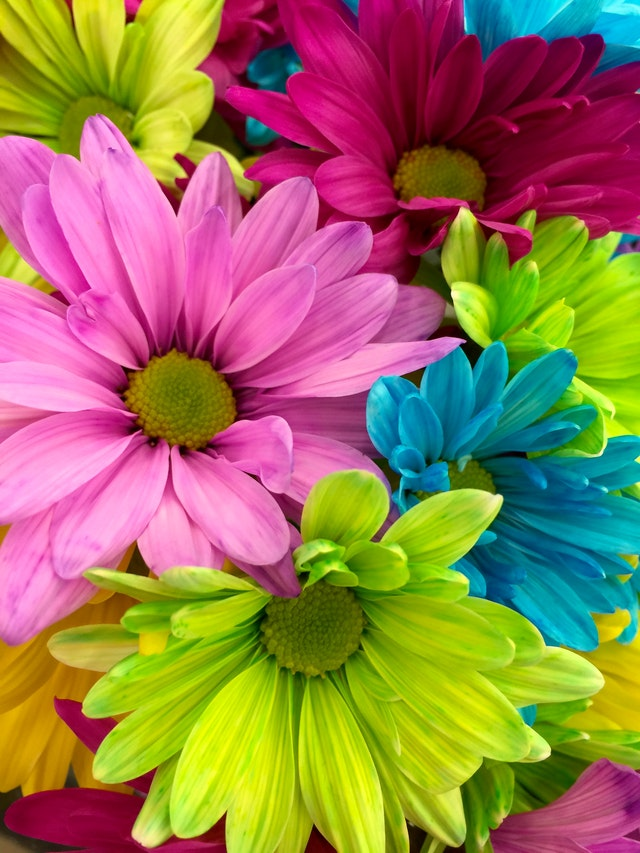
#> input picture assets/images/flowers.jpg, 640 x 853 px
$ python threshold.py
#> lines starting #> are read from the running program, lines starting #| are printed output that depends on the picture; after the words box and inside, x2 and y2 are one past the last pixel; in counts of white or black regions, pixels touching at a corner belong together
import cv2 as cv
import numpy as np
import time

path_to_img = '../../assets/images/flowers.jpg'
img = cv.imread(path_to_img)  # 3 channel image (BGR)
#> img is the input picture: shape (853, 640, 3); mean B, G, R 84, 121.3, 152.3
cv.imshow('Flowers', img)

# with thresholding, we can binarize the image (pixel can only have 2 values: 0 - 255)
gray = cv.cvtColor(img, cv.COLOR_BGR2GRAY)
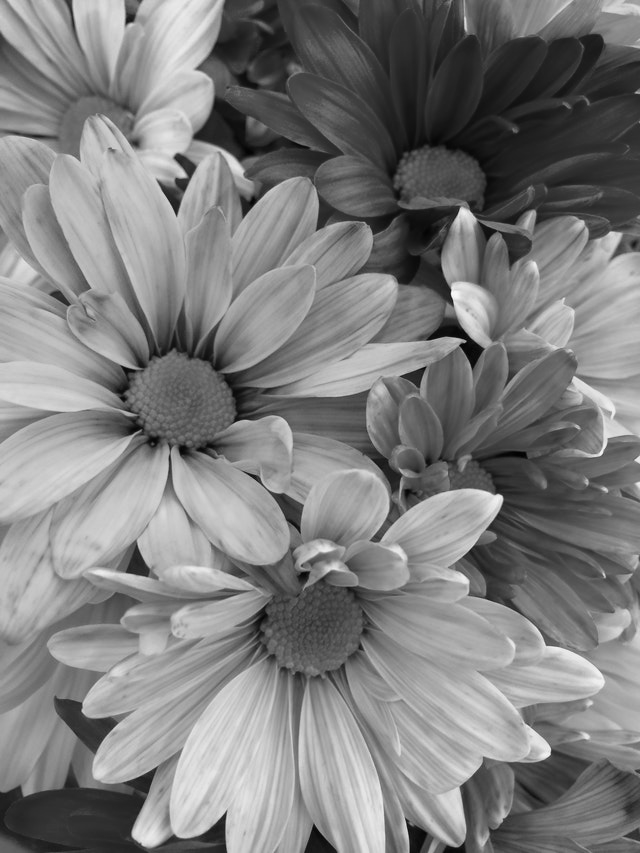
#> gray: shape (853, 640); min 0, max 249, mean 126.3
cv.imshow('Gray', gray)  # 1 channel

#######################
# Simple Thresholding #
#######################
threshold_value = 127
max_value = 255  # the maximum value assigned to a pixel if pixel > threshold_value
threshold_type = cv.THRESH_BINARY
threshold, img_thresh = cv.threshold(  # threshold has the same value of threshold_value
    gray,
    threshold_value,
    max_value,
    threshold_type
)
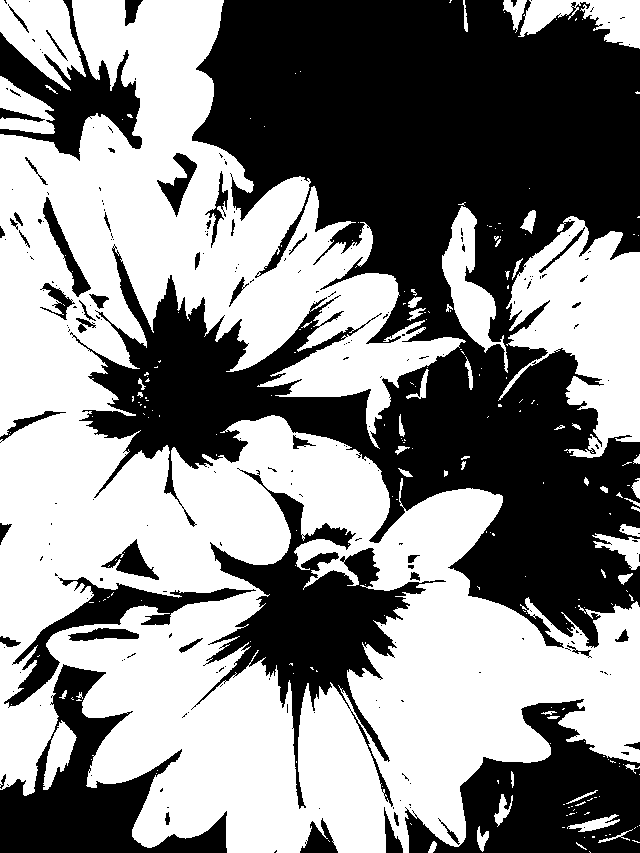
#> img_thresh: shape (853, 640); 53.2% white; 225 black regions (173 under 20 px), largest, box (x1, y1, x2, y2) and area: (70, 0, 640, 648) 178030, (191, 468, 446, 809) 20866, (405, 699, 640, 853) 18342
#> threshold = 127
cv.imshow(f'Simple Threshold ({threshold})', img_thresh)

# inverse
threshold_type = cv.THRESH_BINARY_INV
threshold, img_thresh_inv = cv.threshold(
    gray,
    threshold_value,
    max_value,
    threshold_type
)
cv.imshow(f'Simple Inverse Threshold ({threshold})', img_thresh_inv)


#########################
# Adaptive Thresholding # the algorithm find the optimum threshold by itself
#########################
# The adaptive thresholding use convolution (and kernel) and compute the mean (ADAPTIVE_THRESH_MEAN_C) of
# neighborhood pixels in the kernel and find the optimal threshold for that area
adaptive_method = cv.ADAPTIVE_THRESH_GAUSSIAN_C
threshold_type = cv.THRESH_BINARY  # cv.THRESH_BINARY
block_size = 15  # neighborhood size considered (kernel size)
C = 3 # int subtracted from the mean to fine tune the threshold
adaptive_thresh = cv.adaptiveThreshold(
    gray,
    max_value,
    adaptive_method,
    threshold_type,
    block_size,
    C
)
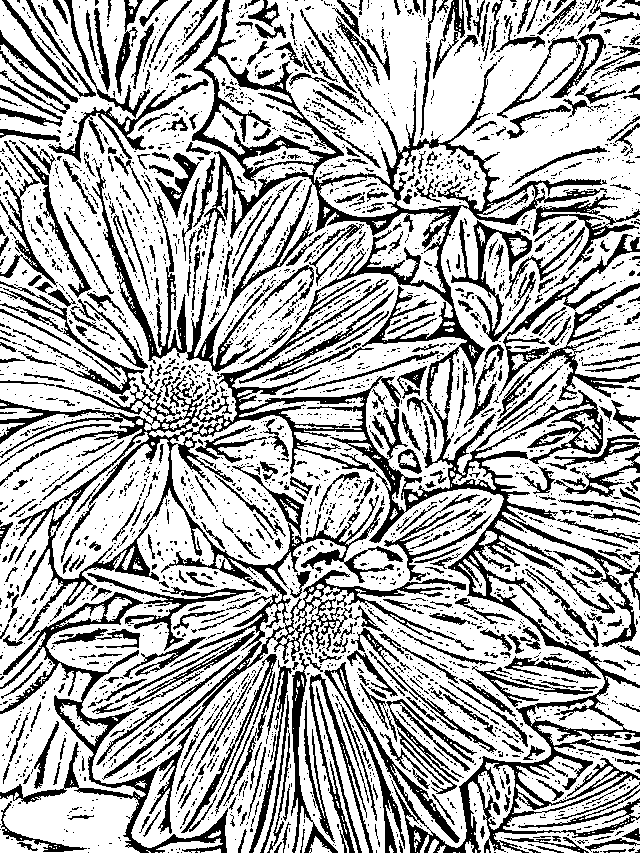
#> adaptive_thresh: shape (853, 640); 69.1% white; 3282 black regions (2679 under 20 px), largest, box (x1, y1, x2, y2) and area: (0, 0, 640, 853) 70507, (498, 283, 640, 419) 2016, (451, 220, 532, 342) 1934
cv.imshow(f'Adaptive Threshold)', adaptive_thresh)

# instead of cv.ADAPTIVE_THRESH_MEAN_C we can use cv.ADAPTIVE_THRESH_GAUSSIAN_C
# that add weights at each pixel value in the kernel and then computes the mean
# across the pixels


cv.waitKey(0)

$ run again, with assets/images/cat.jpg copied over assets/images/flowers.jpg
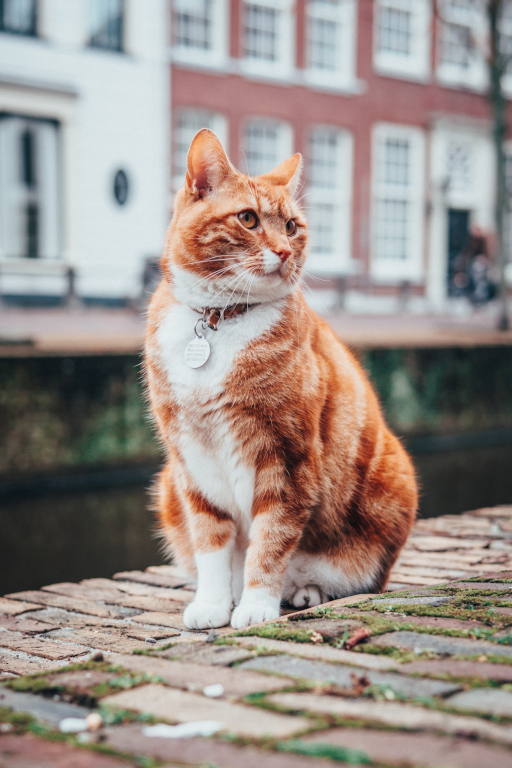
#> input picture assets/images/cat.jpg, 512 x 768 px
#> img is the input picture: shape (768, 512, 3); mean B, G, R 138, 144.3, 155.2
#> `threshold, img_thresh = cv.threshold(`:
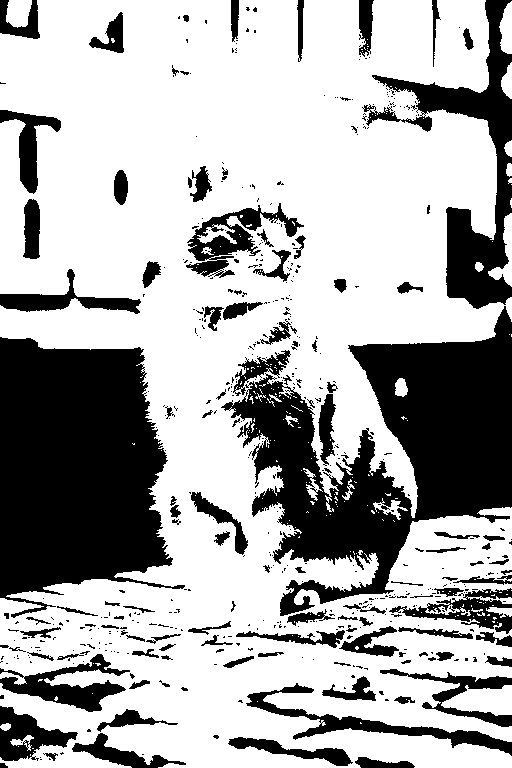
#> img_thresh: shape (768, 512); 67.7% white; 529 black regions (412 under 20 px), largest, box (x1, y1, x2, y2) and area: (221, 306, 512, 616) 39198, (0, 337, 185, 618) 37074, (362, 0, 512, 309) 11018
#> threshold = 127
#> `adaptive_thresh = cv.adaptiveThreshold( gray, max_value, adaptive_meth..`:
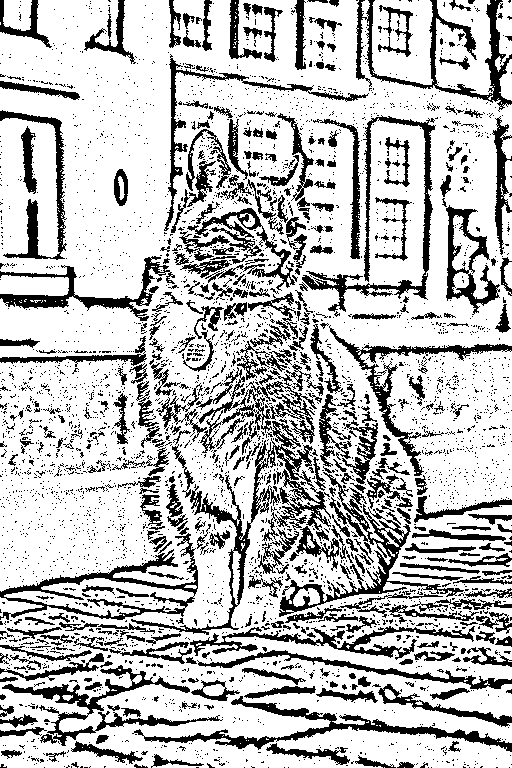
#> adaptive_thresh: shape (768, 512); 74.6% white; 3838 black regions (3425 under 20 px), largest, box (x1, y1, x2, y2) and area: (131, 367, 331, 635) 7044, (132, 696, 512, 752) 3212, (279, 472, 464, 617) 3167
